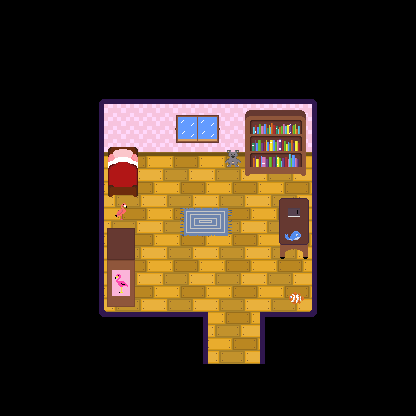

Below is a game level as drawn by its tile map, then a one-line description and the .tmx file that defines it, in full:
An orthogonal 8x8 tile map with 52x52 px tiles, 15 tile layers (map_background, map_ground, map_roomBorder, object_walls, ...).

<map version="1.9" tiledversion="1.9.2" orientation="orthogonal" renderorder="right-down" width="8" height="8" tilewidth="52" tileheight="52" infinite="0" nextlayerid="19" nextobjectid="1">
 <editorsettings>
  <export target="map.lua" format="lua" />
 </editorsettings>
 <tileset firstgid="1" name="bedroomTileset" tilewidth="52" tileheight="52" tilecount="36" columns="9">
  <image source="tileset-mappa/bedroomTileset.png" width="468" height="208" />
 </tileset>
 <group id="18" name="mapdetails">
  <layer id="1" name="map_background" width="8" height="8">
   <data encoding="csv">
1,1,1,1,1,1,1,1,
1,1,1,1,1,1,1,1,
1,1,0,0,0,0,1,1,
1,1,0,0,0,0,1,1,
1,1,0,0,0,0,1,1,
1,1,0,0,0,0,1,1,
1,1,1,1,0,1,1,1,
1,1,1,1,1,1,1,1
</data>
  </layer>
  <layer id="2" name="map_ground" width="8" height="8">
   <data encoding="csv">
0,0,0,0,0,0,0,0,
0,0,0,0,0,0,0,0,
0,0,0,0,0,0,0,0,
0,0,16,16,16,16,0,0,
0,0,16,16,16,16,0,0,
0,0,16,16,16,16,0,0,
0,0,0,0,16,0,0,0,
0,0,0,0,0,0,0,0
</data>
  </layer>
  <layer id="5" name="map_roomBorder" width="8" height="8">
   <data encoding="csv">
0,0,0,0,0,0,0,0,
0,6,10,10,10,10,7,0,
0,12,2,0,0,3,13,0,
0,12,0,0,0,0,13,0,
0,12,0,0,0,0,13,0,
0,12,4,0,0,5,13,0,
0,8,11,14,0,15,9,0,
0,0,0,0,0,0,0,0
</data>
  </layer>
 </group>
 <group id="17" name="objects">
  <layer id="3" name="object_walls" width="8" height="8">
   <data encoding="csv">
0,0,0,0,0,0,0,0,
0,0,0,0,0,0,0,0,
0,0,17,17,17,17,0,0,
0,0,0,0,0,0,0,0,
0,0,0,0,0,0,0,0,
0,0,0,0,0,0,0,0,
0,0,0,0,0,0,0,0,
0,0,0,0,0,0,0,0
</data>
  </layer>
  <layer id="4" name="object_walldetails" width="8" height="8">
   <data encoding="csv">
0,0,0,0,0,0,0,0,
0,0,0,0,0,0,0,0,
0,0,18,18,18,18,0,0,
0,0,0,0,0,0,0,0,
0,0,0,0,0,0,0,0,
0,0,0,0,0,0,0,0,
0,0,0,0,0,0,0,0,
0,0,0,0,0,0,0,0
</data>
  </layer>
  <layer id="6" name="object_bed" width="8" height="8">
   <data encoding="csv">
0,0,0,0,0,0,0,0,
0,0,0,0,0,0,0,0,
0,0,19,0,0,0,0,0,
0,0,28,0,0,0,0,0,
0,0,0,0,0,0,0,0,
0,0,0,0,0,0,0,0,
0,0,0,0,0,0,0,0,
0,0,0,0,0,0,0,0
</data>
  </layer>
  <layer id="7" name="object_bookshelf" width="8" height="8" offsetx="37.3333" offsety="-2.66667">
   <data encoding="csv">
0,0,0,0,0,0,0,0,
0,0,0,0,0,0,0,0,
0,0,0,0,20,21,0,0,
0,0,0,0,29,30,0,0,
0,0,0,0,0,0,0,0,
0,0,0,0,0,0,0,0,
0,0,0,0,0,0,0,0,
0,0,0,0,0,0,0,0
</data>
  </layer>
  <layer id="8" name="object_window" width="8" height="8" offsetx="15.3333" offsety="0.333333">
   <data encoding="csv">
0,0,0,0,0,0,0,0,
0,0,0,0,0,0,0,0,
0,0,0,22,0,0,0,0,
0,0,0,0,0,0,0,0,
0,0,0,0,0,0,0,0,
0,0,0,0,0,0,0,0,
0,0,0,0,0,0,0,0,
0,0,0,0,0,0,0,0
</data>
  </layer>
  <layer id="9" name="object_desk" width="8" height="8" offsetx="7.66667" offsety="0">
   <data encoding="csv">
0,0,0,0,0,0,0,0,
0,0,0,0,0,0,0,0,
0,0,0,0,0,0,0,0,
0,0,0,0,0,23,0,0,
0,0,0,0,0,32,0,0,
0,0,0,0,0,0,0,0,
0,0,0,0,0,0,0,0,
0,0,0,0,0,0,0,0
</data>
  </layer>
  <layer id="10" name="object_carpet" width="8" height="8" offsetx="24.3333" offsety="-12.6667">
   <data encoding="csv">
0,0,0,0,0,0,0,0,
0,0,0,0,0,0,0,0,
0,0,0,0,0,0,0,0,
0,0,0,0,0,0,0,0,
0,0,0,31,0,0,0,0,
0,0,0,0,0,0,0,0,
0,0,0,0,0,0,0,0,
0,0,0,0,0,0,0,0
</data>
  </layer>
  <layer id="11" name="object_wardrobe" width="8" height="8" offsetx="-8.33333" offsety="14">
   <data encoding="csv">
0,0,0,0,0,0,0,0,
0,0,0,0,0,0,0,0,
0,0,0,0,0,0,0,0,
0,0,0,0,0,0,0,0,
0,0,24,0,0,0,0,0,
0,0,33,0,0,0,0,0,
0,0,0,0,0,0,0,0,
0,0,0,0,0,0,0,0
</data>
  </layer>
 </group>
 <group id="16" name="plushies">
  <layer id="12" name="flamingo_plush" width="8" height="8" offsetx="-10" offsety="-23.6667">
   <data encoding="csv">
0,0,0,0,0,0,0,0,
0,0,0,0,0,0,0,0,
0,0,0,0,0,0,0,0,
0,0,0,0,0,0,0,0,
0,0,25,0,0,0,0,0,
0,0,0,0,0,0,0,0,
0,0,0,0,0,0,0,0,
0,0,0,0,0,0,0,0
</data>
  </layer>
  <layer id="13" name="koala_plush" width="8" height="8" offsetx="-1.33333" offsety="-23.3333">
   <data encoding="csv">
0,0,0,0,0,0,0,0,
0,0,0,0,0,0,0,0,
0,0,0,0,0,0,0,0,
0,0,0,0,26,0,0,0,
0,0,0,0,0,0,0,0,
0,0,0,0,0,0,0,0,
0,0,0,0,0,0,0,0,
0,0,0,0,0,0,0,0
</data>
  </layer>
  <layer id="14" name="whale_plush" width="8" height="8" offsetx="7.66667" offsety="-0.333333">
   <data encoding="csv">
0,0,0,0,0,0,0,0,
0,0,0,0,0,0,0,0,
0,0,0,0,0,0,0,0,
0,0,0,0,0,0,0,0,
0,0,0,0,0,34,0,0,
0,0,0,0,0,0,0,0,
0,0,0,0,0,0,0,0,
0,0,0,0,0,0,0,0
</data>
  </layer>
  <layer id="15" name="fish_plush" width="8" height="8" offsetx="10.6667" offsety="11">
   <data encoding="csv">
0,0,0,0,0,0,0,0,
0,0,0,0,0,0,0,0,
0,0,0,0,0,0,0,0,
0,0,0,0,0,0,0,0,
0,0,0,0,0,0,0,0,
0,0,0,0,0,35,0,0,
0,0,0,0,0,0,0,0,
0,0,0,0,0,0,0,0
</data>
  </layer>
 </group>
</map>
